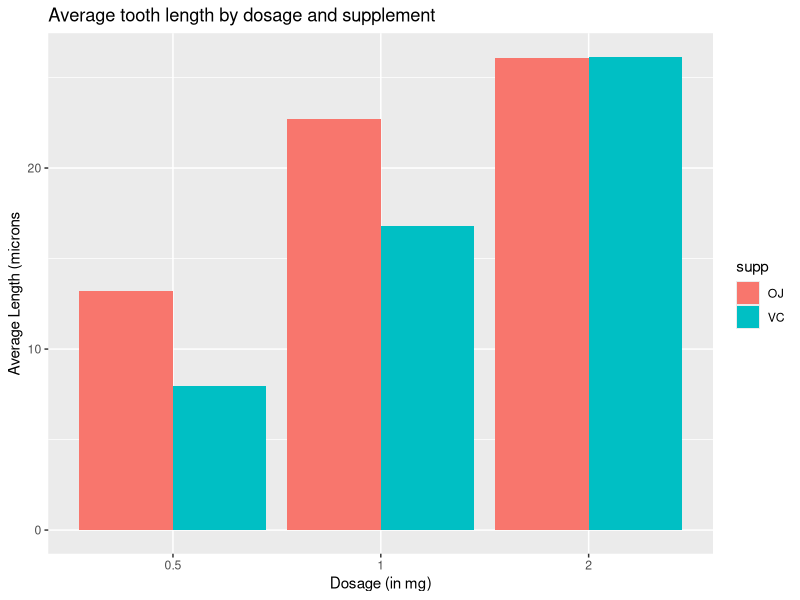
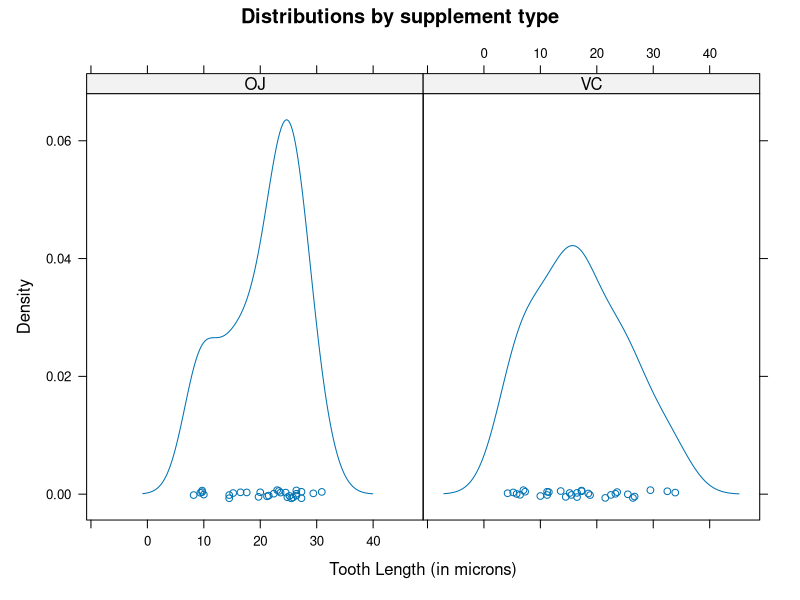

The R source for these figures, in order: (Note: this script raises an error after producing the figures.)
## ---- chunk 1
library(datasets)
data(ToothGrowth)
## ---- chunk 2
library(ggplot2)
library(lattice)
library(dplyr)
## ---- chunk 3
average_length <- ToothGrowth %>%
      group_by(supp,dose) %>%
      summarize(avg_len = mean(len), len_sd = sd(len), observations = n())
## ---- chunk 4
ggplot(average_length, aes(factor(dose), avg_len, fill = supp)) +
      geom_bar(stat="identity", position = "dodge") +
      xlab("Dosage (in mg)") +
      ylab("Average Length (microns") + 
      ggtitle("Average tooth length by dosage and supplement")
## ---- chunk 5
head(average_length,n=6)
## ---- chunk 6
densityplot(~ToothGrowth$len|ToothGrowth$supp,
            xlab = "Tooth Length (in microns)",
            main = "Distributions by supplement type")
## ---- chunk 7
results <- t.test(len ~ supp, 
       data=ToothGrowth, 
       paired=FALSE,
       conf.level = 0.95)

pval <- results$p.value
## ---- chunk 8
milligram_0.5 <- subset(ToothGrowth,dose==0.5)
milligram_1.0 <- subset(ToothGrowth,dose==1.0)
milligram_2.0 <- subset(ToothGrowth,dose==2.0)
## ---- chunk 9
results_0.5 <- t.test(len ~ supp, 
       data=milligram_0.5, 
       paired=FALSE,
       conf.level = 0.95)

pval0.5 <- results_0.5$p.value
## ---- chunk 10
results_1.0 <- t.test(len ~ supp, 
       data=milligram_1.0, 
       paired=FALSE,
       conf.level = 0.95)

pval1.0 <- results_1.0$p.value
## ---- chunk 11
results_2.0 <- t.test(len ~ supp, 
       data=milligram_2.0, 
       paired=FALSE,
       conf.level = 0.95)

pval2.0 <- results_2.0$p.value
